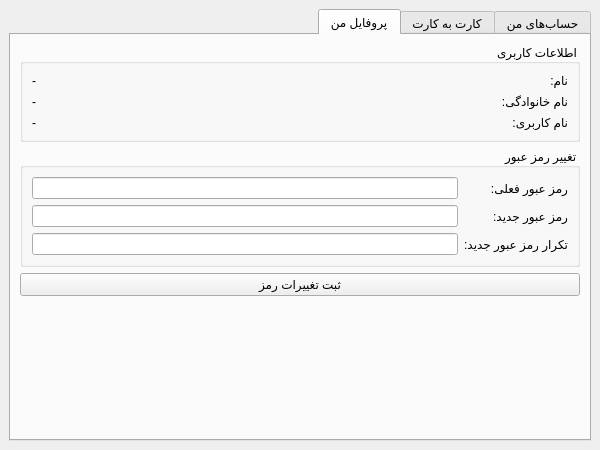
<?xml version="1.0" encoding="UTF-8"?>
<ui version="4.0">
 <class>CustomerDashboard</class>
 <widget class="QMainWindow" name="CustomerDashboard">
  <property name="geometry">
   <rect>
    <x>0</x>
    <y>0</y>
    <width>600</width>
    <height>450</height>
   </rect>
  </property>
  <property name="windowTitle">
   <string>پنل کاربری مشتری</string>
  </property>
  <property name="layoutDirection">
   <enum>Qt::LayoutDirection::RightToLeft</enum>
  </property>
  <widget class="QWidget" name="centralwidget">
   <layout class="QVBoxLayout" name="verticalLayout">
    <item>
     <widget class="QTabWidget" name="tabWidget">
      <property name="currentIndex">
       <number>2</number>
      </property>
      <widget class="QWidget" name="tab_accounts">
       <attribute name="title">
        <string>حساب‌های من</string>
       </attribute>
       <layout class="QHBoxLayout" name="horizontalLayout_3">
        <item>
         <widget class="QListWidget" name="listWidget_accounts">
          <property name="maximumSize">
           <size>
            <width>250</width>
            <height>16777215</height>
           </size>
          </property>
         </widget>
        </item>
        <item>
         <widget class="QGroupBox" name="groupBox_accountDetails">
          <property name="sizePolicy">
           <sizepolicy hsizetype="Expanding" vsizetype="Expanding">
            <horstretch>0</horstretch>
            <verstretch>0</verstretch>
           </sizepolicy>
          </property>
          <property name="title">
           <string>جزئیات حساب</string>
          </property>
          <layout class="QFormLayout" name="formLayout_2">
           <item row="0" column="0">
            <widget class="QLabel" name="label_5">
             <property name="text">
              <string>نوع حساب:</string>
             </property>
            </widget>
           </item>
           <item row="0" column="1">
            <widget class="QLabel" name="lbl_acc_type">
             <property name="text">
              <string>-</string>
             </property>
            </widget>
           </item>
           <item row="1" column="0">
            <widget class="QLabel" name="label_6">
             <property name="text">
              <string>شماره حساب:</string>
             </property>
            </widget>
           </item>
           <item row="1" column="1">
            <widget class="QLabel" name="lbl_acc_number">
             <property name="text">
              <string>-</string>
             </property>
            </widget>
           </item>
           <item row="2" column="0">
            <widget class="QLabel" name="label_7">
             <property name="text">
              <string>شماره کارت:</string>
             </property>
            </widget>
           </item>
           <item row="2" column="1">
            <widget class="QLabel" name="lbl_card_number">
             <property name="text">
              <string>-</string>
             </property>
            </widget>
           </item>
           <item row="3" column="0">
            <widget class="QLabel" name="label_8">
             <property name="text">
              <string>موجودی (تومان):</string>
             </property>
            </widget>
           </item>
           <item row="3" column="1">
            <widget class="QLabel" name="lbl_balance">
             <property name="text">
              <string>-</string>
             </property>
            </widget>
           </item>
          </layout>
         </widget>
        </item>
       </layout>
      </widget>
      <widget class="QWidget" name="tab_transfer">
       <attribute name="title">
        <string>کارت به کارت</string>
       </attribute>
       <layout class="QGridLayout" name="gridLayout">
        <item row="0" column="0">
         <widget class="QLabel" name="label_sourceCard">
          <property name="text">
           <string>کارت مبدا:</string>
          </property>
         </widget>
        </item>
        <item row="0" column="1">
         <widget class="QComboBox" name="comboBox_sourceCard"/>
        </item>
        <item row="1" column="0">
         <widget class="QLabel" name="label_destCard">
          <property name="text">
           <string>کارت مقصد:</string>
          </property>
         </widget>
        </item>
        <item row="1" column="1">
         <widget class="QLineEdit" name="lineEdit_destCard"/>
        </item>
        <item row="2" column="1">
         <widget class="QLabel" name="label_recipientName">
          <property name="text">
           <string>[نام صاحب کارت مقصد]</string>
          </property>
         </widget>
        </item>
        <item row="3" column="0">
         <widget class="QLabel" name="label_amount">
          <property name="text">
           <string>مبلغ (تومان):</string>
          </property>
         </widget>
        </item>
        <item row="3" column="1">
         <widget class="QLineEdit" name="lineEdit_amount"/>
        </item>
        <item row="4" column="0">
         <widget class="QLabel" name="label_secondPin">
          <property name="text">
           <string>رمز دوم:</string>
          </property>
         </widget>
        </item>
        <item row="4" column="1">
         <widget class="QLineEdit" name="lineEdit_secondPin">
          <property name="echoMode">
           <enum>QLineEdit::EchoMode::Password</enum>
          </property>
         </widget>
        </item>
        <item row="5" column="1">
         <widget class="QPushButton" name="pushButton_getDynamicPin">
          <property name="text">
           <string>دریافت رمز پویا</string>
          </property>
         </widget>
        </item>
        <item row="6" column="1">
         <widget class="QPushButton" name="pushButton_transfer">
          <property name="text">
           <string>انتقال وجه</string>
          </property>
         </widget>
        </item>
        <item row="7" column="1">
         <widget class="QLabel" name="label_transferStatus">
          <property name="text">
           <string/>
          </property>
         </widget>
        </item>
       </layout>
      </widget>
      <widget class="QWidget" name="tab_profile">
       <attribute name="title">
        <string>پروفایل من</string>
       </attribute>
       <layout class="QVBoxLayout" name="verticalLayout_profile">
        <item>
         <widget class="QGroupBox" name="groupBox_userInfo">
          <property name="title">
           <string>اطلاعات کاربری</string>
          </property>
          <layout class="QFormLayout" name="formLayout_profile">
           <item row="0" column="0">
            <widget class="QLabel" name="label_p_name">
             <property name="text">
              <string>نام:</string>
             </property>
            </widget>
           </item>
           <item row="0" column="1">
            <widget class="QLabel" name="lbl_profile_name">
             <property name="text">
              <string>-</string>
             </property>
            </widget>
           </item>
           <item row="1" column="0">
            <widget class="QLabel" name="label_p_family">
             <property name="text">
              <string>نام خانوادگی:</string>
             </property>
            </widget>
           </item>
           <item row="1" column="1">
            <widget class="QLabel" name="lbl_profile_family">
             <property name="text">
              <string>-</string>
             </property>
            </widget>
           </item>
           <item row="2" column="0">
            <widget class="QLabel" name="label_p_username">
             <property name="text">
              <string>نام کاربری:</string>
             </property>
            </widget>
           </item>
           <item row="2" column="1">
            <widget class="QLabel" name="lbl_profile_username">
             <property name="text">
              <string>-</string>
             </property>
            </widget>
           </item>
          </layout>
         </widget>
        </item>
        <item>
         <widget class="QGroupBox" name="groupBox_changePass">
          <property name="title">
           <string>تغییر رمز عبور</string>
          </property>
          <layout class="QFormLayout" name="formLayout_changePass">
           <item row="0" column="0">
            <widget class="QLabel" name="label_p_currentPass">
             <property name="text">
              <string>رمز عبور فعلی:</string>
             </property>
            </widget>
           </item>
           <item row="0" column="1">
            <widget class="QLineEdit" name="lineEdit_currentPass">
             <property name="echoMode">
              <enum>QLineEdit::EchoMode::Password</enum>
             </property>
            </widget>
           </item>
           <item row="1" column="0">
            <widget class="QLabel" name="label_p_newPass">
             <property name="text">
              <string>رمز عبور جدید:</string>
             </property>
            </widget>
           </item>
           <item row="1" column="1">
            <widget class="QLineEdit" name="lineEdit_newPass">
             <property name="echoMode">
              <enum>QLineEdit::EchoMode::Password</enum>
             </property>
            </widget>
           </item>
           <item row="2" column="0">
            <widget class="QLabel" name="label_p_confirmPass">
             <property name="text">
              <string>تکرار رمز عبور جدید:</string>
             </property>
            </widget>
           </item>
           <item row="2" column="1">
            <widget class="QLineEdit" name="lineEdit_confirmPass">
             <property name="echoMode">
              <enum>QLineEdit::EchoMode::Password</enum>
             </property>
            </widget>
           </item>
          </layout>
         </widget>
        </item>
        <item>
         <widget class="QPushButton" name="btn_changePassword">
          <property name="text">
           <string>ثبت تغییرات رمز</string>
          </property>
         </widget>
        </item>
        <item>
         <widget class="QLabel" name="lbl_profile_status">
          <property name="text">
           <string/>
          </property>
          <property name="alignment">
           <set>Qt::AlignmentFlag::AlignCenter</set>
          </property>
         </widget>
        </item>
        <item>
         <spacer name="verticalSpacer_profile">
          <property name="orientation">
           <enum>Qt::Orientation::Vertical</enum>
          </property>
          <property name="sizeHint" stdset="0">
           <size>
            <width>20</width>
            <height>40</height>
           </size>
          </property>
         </spacer>
        </item>
       </layout>
      </widget>
     </widget>
    </item>
   </layout>
  </widget>
 </widget>
 <resources/>
 <connections/>
</ui>
